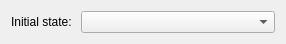
<?xml version="1.0" encoding="UTF-8"?>
<ui version="4.0">
 <class>SpawnParameterStandardWidget</class>
 <widget class="QWidget" name="SpawnParameterStandardWidget">
  <property name="geometry">
   <rect>
    <x>0</x>
    <y>0</y>
    <width>286</width>
    <height>33</height>
   </rect>
  </property>
  <property name="windowTitle">
   <string>Form</string>
  </property>
  <layout class="QGridLayout" name="gridLayout">
   <item row="0" column="0">
    <layout class="QHBoxLayout" name="horizontalLayout">
     <item>
      <widget class="QLabel" name="label">
       <property name="text">
        <string>Initial state: </string>
       </property>
      </widget>
     </item>
     <item>
      <widget class="QComboBox" name="initialStateBox">
       <property name="sizePolicy">
        <sizepolicy hsizetype="Expanding" vsizetype="Fixed">
         <horstretch>0</horstretch>
         <verstretch>0</verstretch>
        </sizepolicy>
       </property>
      </widget>
     </item>
    </layout>
   </item>
  </layout>
 </widget>
 <resources/>
 <connections/>
</ui>
